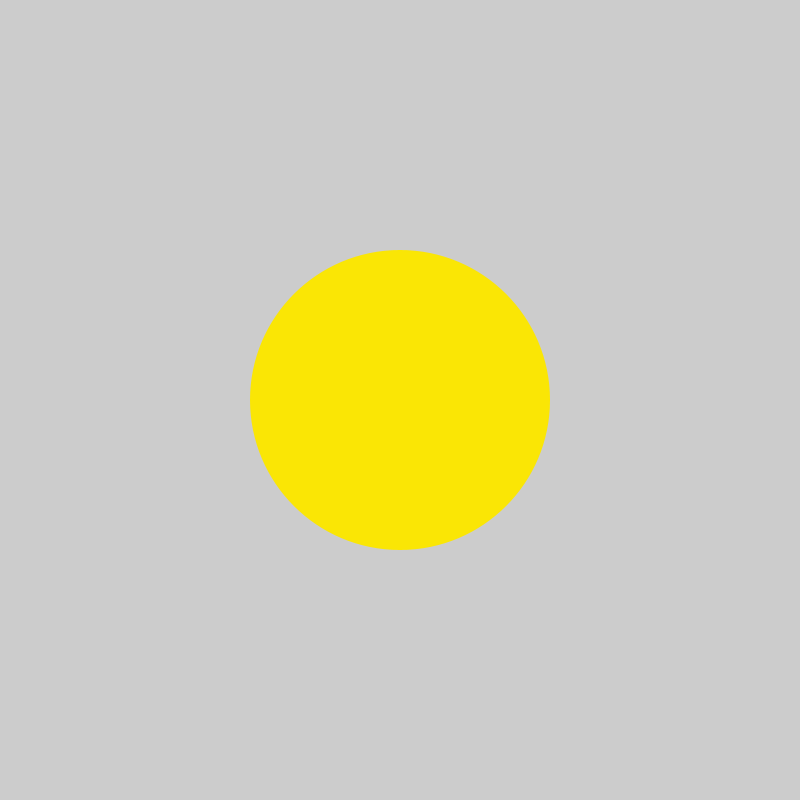
Frame 1 (no input)
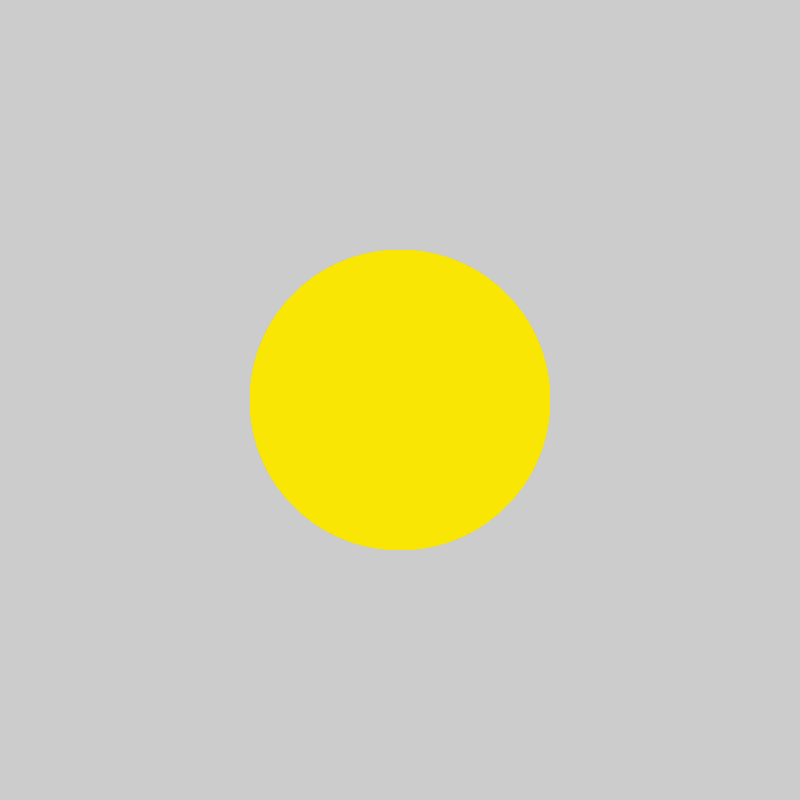
Frame 60 (the mouse pressed at the canvas centre just before this capture)
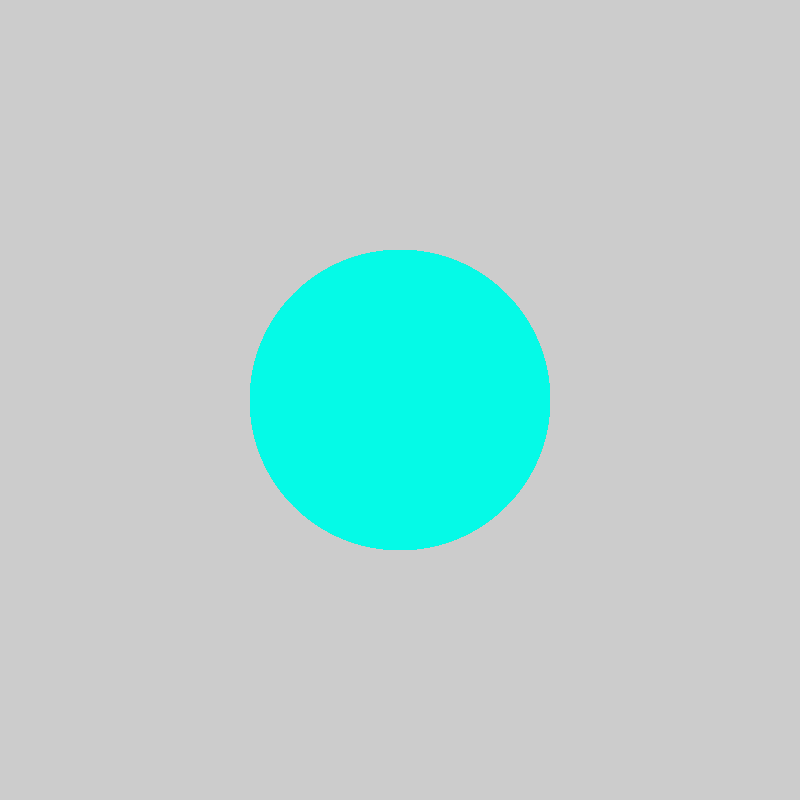
Frame 120 (the mouse held since frame 60 and released just before this capture)

The Processing sketch that drew these frames (run headless with seeded random() and noise(); from frame 60 on, the mouse is pressed at the canvas centre):

// Processing sketch: Logical_Dot
// ── Logical_Dot.pde
void setup(){
  noStroke();
size(800,800);
}
void draw(){
  if(mousePressed){
  fill(#05FAE7);}
  else{
    fill(#FAE605);}
ellipse(400,400,300,300);}
